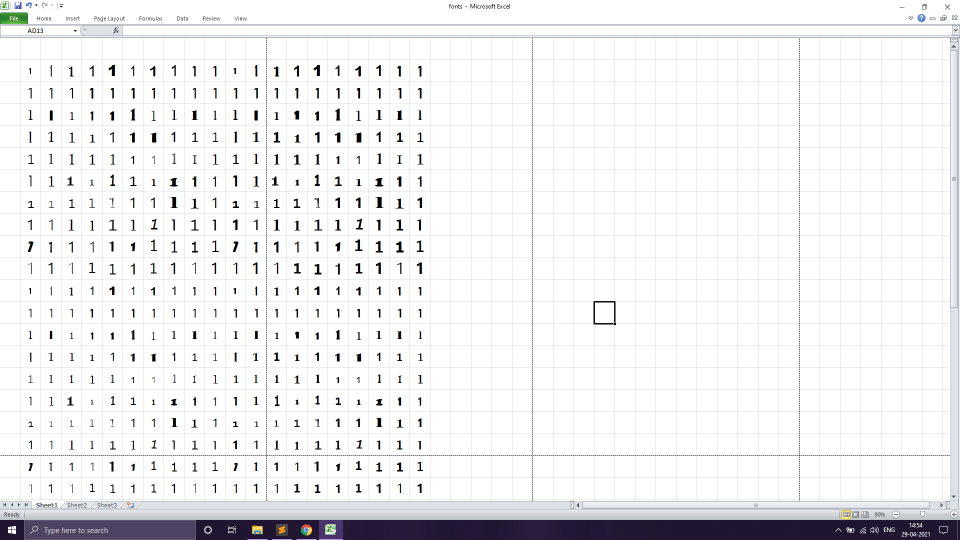
#> input picture imgs/1.png, 1920 x 1080 px (shown at 1/2 size); its folder holds 4 pictures in this run
$ python crop_imgs.py
#> lines starting #> are read from the running program, lines starting #| are printed output that depends on the picture
import numpy as np
import matplotlib.pyplot as plt
import cv2


# crop from -> (48, 22)
# crop to -> (1028, 1002)

for i in range(1, 10):
	img = cv2.imread(f'{i}.png')
#> img is the input picture: shape (1080, 1920, 3); mean B, G, R 240.5, 239.2, 239.3
	img = img[22:1002, 48:1028]
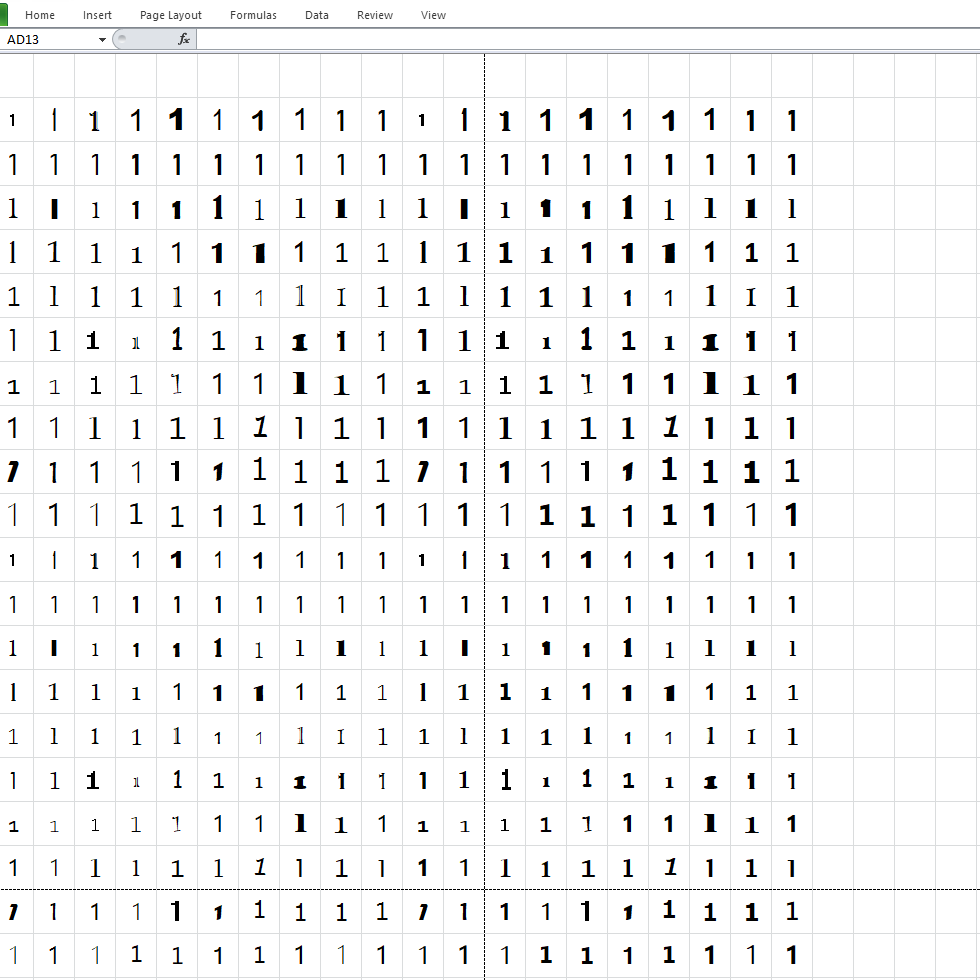
#> img: shape (980, 980, 3); mean B, G, R 244.9, 244.9, 244.7
	cv2.imwrite(f"{i}_crop.png", img)
#> pass 2 of the loop `for i in range(1, 10):`:
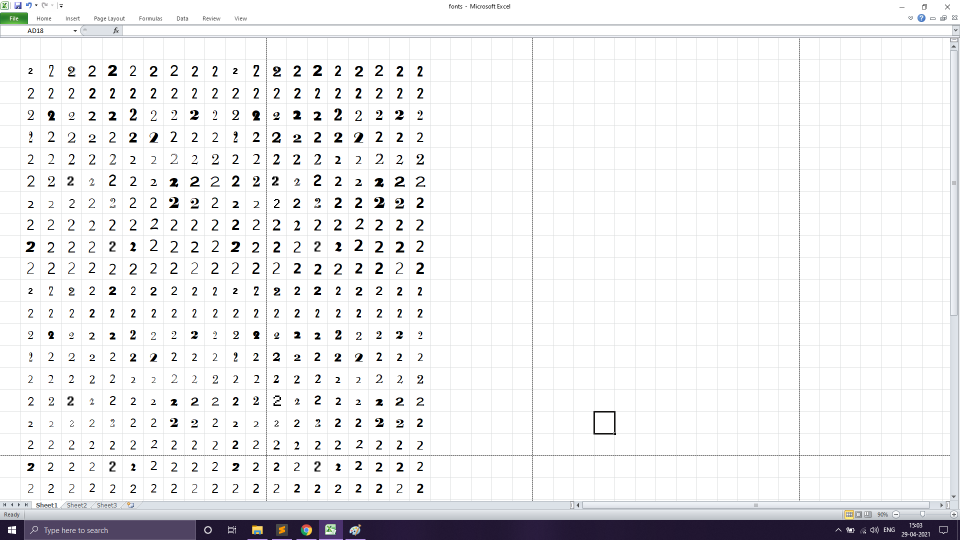
#> input picture imgs/2.png, 1920 x 1080 px (shown at 1/2 size)
#> img is the input picture: shape (1080, 1920, 3); mean B, G, R 239.1, 237.8, 237.9
#> `img = img[22:1002, 48:1028]`:
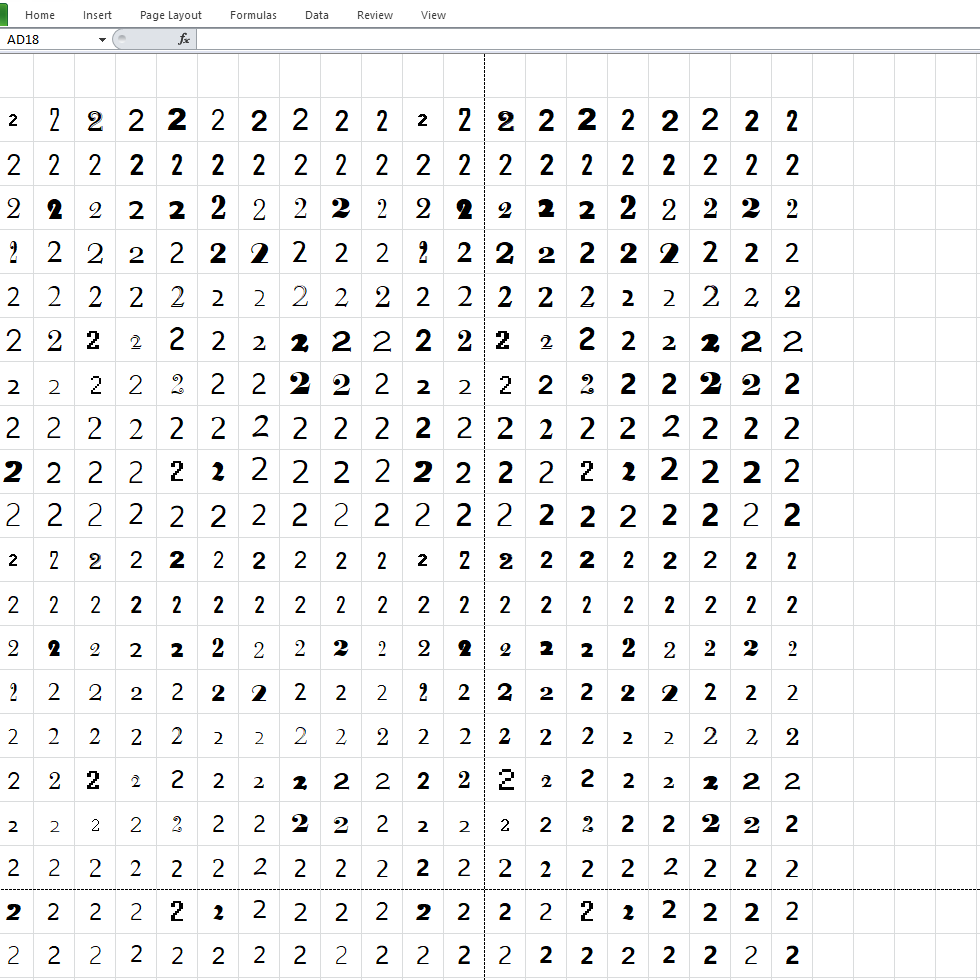
#> img: shape (980, 980, 3); mean B, G, R 241.8, 241.7, 241.6
#> (the run stopped early here; a loop or call above may not have finished)
